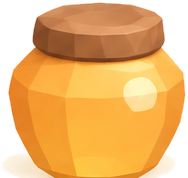
#> input picture design/v1.5-ui/src/a/honey.png, 188 x 178 px
$ python -i package.py   (imports and definitions only)
#> lines starting #> are read from the running program, lines starting #| are printed output that depends on the picture
# -*- coding: utf-8 -*-
from pathlib import Path
from PIL import Image,ImageDraw,ImageFont,ImageChops
import json,shutil
P=Path(__file__).resolve().parent;R=P.parent.parent
# [1 line that did not run here, left out]
checks={}
def normalized(path,edge=860):
 im=Image.open(path).convert('RGBA');a=im.getchannel('A');b=a.point(lambda v:255 if v>128 else 0).getbbox();assert b
 im=im.crop((max(0,b[0]-6),max(0,b[1]-6),min(im.width,b[2]+6),min(im.height,b[3]+6)))
 scale=min(edge/im.width,edge/im.height);im=im.resize((round(im.width*scale),round(im.height*scale)),Image.Resampling.LANCZOS)
 out=Image.new('RGBA',(1024,1024));out.alpha_composite(im,((1024-im.width)//2,(1024-im.height)//2));return out
# [8 lines not run here, left out]
font=ImageFont.truetype(str(R/'outputs/hive-run/assets/Nunito-ExtraBold.ttf'),27)
small=ImageFont.truetype(str(R/'outputs/hive-run/assets/Nunito-Bold.ttf'),20)
board=Image.new('RGB',(1600,1170),'#FFF6E3');d=ImageDraw.Draw(board)
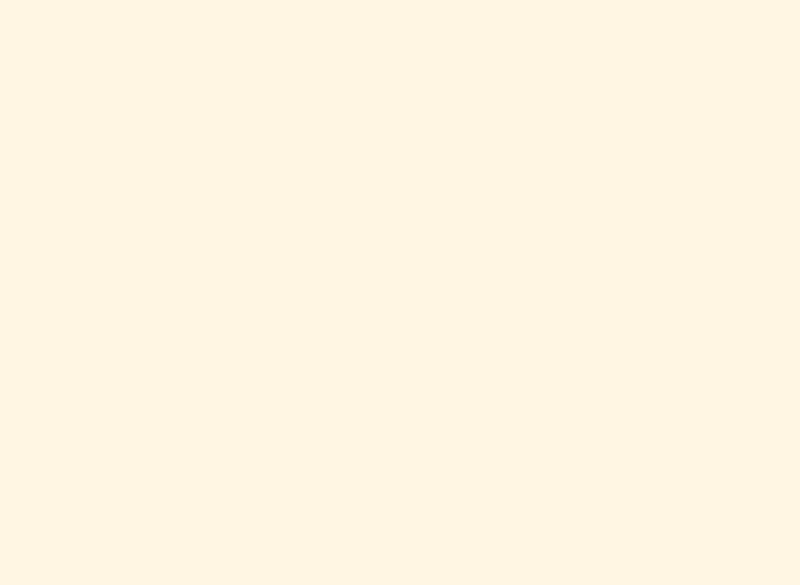
#> board: PIL image 1600x1170 RGB (shown at 1/2 size); mean R, G, B 255, 246, 227
# [1 line not run here, left out]
items=[(Path('/Users/oleksandrzabolotnyi/buzzle/assets/art/honey.webp'),'Мёд / текущий'),(P/'reward_winter_honey.png','Мёд / праздничный'),(Path('/Users/oleksandrzabolotnyi/buzzle/assets/art/pollen.webp'),'Пыльца / текущая'),(P/'reward_winter_pollen.png','Пыльца / праздничная')]
# [19 lines not run here, left out]

>>> result = normalized('../../v1.5-ui/src/a/honey.png')
#> in normalized, im is the input picture: PIL image 188x178 RGBA; mean R, G, B, A 236.5, 182.2, 111.5, 202
#> in normalized, `a = im.getchannel('A')`:
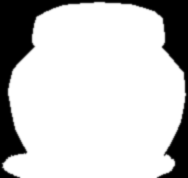
#> a: PIL image 188x178 L; min 0, max 255, mean 202
#> in normalized, `b = a.point(lambda v: 255 if v > 128 else 0).getbbox()`: b = (3, 2, 186, 178)
#> in normalized, `out = Image.new('RGBA', (1024, 1024))`: out: PIL image 1024x1024 RGBA; every value is 0
#> in normalized, `out.alpha_composite(im, ((1024 - im.width) // 2, (1024 - im.height) //`:
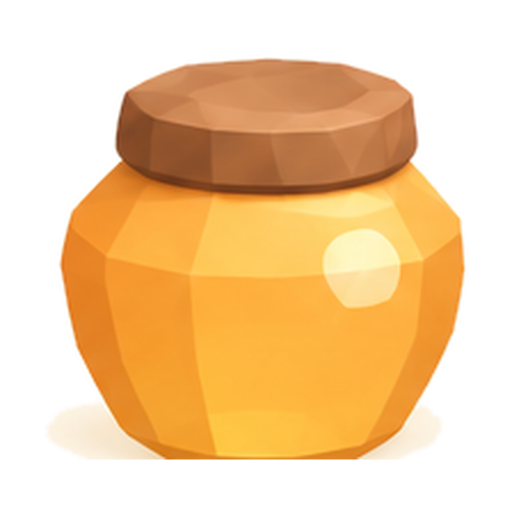
#> out: PIL image 1024x1024 RGBA (shown at 1/2 size); mean R, G, B, A 128.9, 92.4, 46.2, 134.8; transparent parts drawn white
